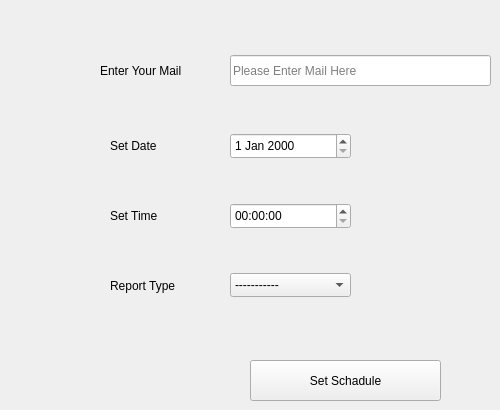
      <widget class="QWidget" name="tab_29">
       <attribute name="title">
        <string>Admin Reports</string>
       </attribute>
       <widget class="QLabel" name="label_63">
        <property name="geometry">
         <rect>
          <x>100</x>
          <y>55</y>
          <width>121</width>
          <height>31</height>
         </rect>
        </property>
        <property name="text">
         <string>Enter Your Mail</string>
        </property>
       </widget>
       <widget class="QLabel" name="label_64">
        <property name="geometry">
         <rect>
          <x>110</x>
          <y>130</y>
          <width>111</width>
          <height>31</height>
         </rect>
        </property>
        <property name="text">
         <string>Set Date</string>
        </property>
       </widget>
       <widget class="QLabel" name="label_65">
        <property name="geometry">
         <rect>
          <x>110</x>
          <y>200</y>
          <width>111</width>
          <height>31</height>
         </rect>
        </property>
        <property name="text">
         <string>Set Time</string>
        </property>
       </widget>
       <widget class="QLabel" name="label_66">
        <property name="geometry">
         <rect>
          <x>110</x>
          <y>270</y>
          <width>111</width>
          <height>31</height>
         </rect>
        </property>
        <property name="text">
         <string>Report Type</string>
        </property>
       </widget>
       <widget class="QDateEdit" name="dateEdit">
        <property name="geometry">
         <rect>
          <x>230</x>
          <y>133</y>
          <width>121</width>
          <height>26</height>
         </rect>
        </property>
       </widget>
       <widget class="QTimeEdit" name="timeEdit">
        <property name="geometry">
         <rect>
          <x>230</x>
          <y>203</y>
          <width>121</width>
          <height>26</height>
         </rect>
        </property>
       </widget>
       <widget class="QComboBox" name="comboBox_30">
        <property name="geometry">
         <rect>
          <x>230</x>
          <y>273</y>
          <width>121</width>
          <height>24</height>
         </rect>
        </property>
        <item>
         <property name="text">
          <string>-----------</string>
         </property>
        </item>
       </widget>
       <widget class="QPushButton" name="pushButton_42">
        <property name="geometry">
         <rect>
          <x>250</x>
          <y>360</y>
          <width>191</width>
          <height>41</height>
         </rect>
        </property>
        <property name="text">
         <string>Set Schadule</string>
        </property>
       </widget>
       <widget class="QLineEdit" name="lineEdit_45">
        <property name="geometry">
         <rect>
          <x>230</x>
          <y>55</y>
          <width>261</width>
          <height>31</height>
         </rect>
        </property>
        <property name="placeholderText">
         <string>Please Enter Mail Here</string>
        </property>
       </widget>
      </widget>
